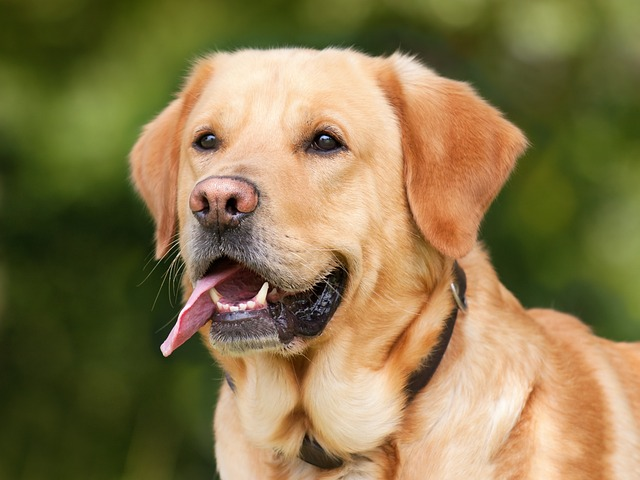
#> input picture All_data_sets/dataset/dog_4.jpg, 640 x 480 px; its folder holds 4 pictures in this run
$ jupyter execute practice_opencv_1.ipynb
#> lines starting #> are read from the running program, lines starting #| are printed output that depends on the picture; after the words box and inside, x2 and y2 are one past the last pixel; in counts of white or black regions, pixels touching at a corner belong together
[cell 1]
import numpy as np
import os
import cv2

import matplotlib.pyplot as plt

import warnings
warnings.filterwarnings('ignore')

[cell 2]
root_dir = '../All_data_sets/dataset'

[cell 3]
os.listdir(root_dir)

[cell 4]
image_list = os.listdir(root_dir)[1:]

image_list

[cell 5]
image = cv2.imread( os.path.join( root_dir , image_list[2] ) )
#> image is the input picture: shape (480, 640, 3); mean B, G, R 76.1, 119.6, 136.3

[cell 6]
def displayImage( src ):
    plt.title('pichuka')
    plt.imshow(src)
    plt.axis(False)
    plt.show()

displayImage(image)

[cell 7]
image.shape
#> Out = (480, 640, 3)

[cell 8]
reshaped_image = cv2.resize( image , (150,150) )
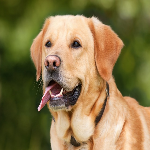
#> reshaped_image: shape (150, 150, 3); mean B, G, R 76, 119.5, 136.2

displayImage(reshaped_image)

[cell 9]
displayImage(reshaped_image[50:100 , 70:130])
#> in displayImage (call 3), `plt.show()`:
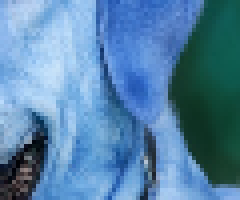
#> shown: shape (50, 60, 3) (shown 4 times larger); mean R, G, B 86.2, 132, 169.3

[cell 10]
image

[cell 11]
image.shape
#> Out = (480, 640, 3)

[cell 12]
image.shape[0]*image.shape[1]*image.shape[2]
#> Out = 921600

### flatten the array(1-D array)

[cell 13]
image_faltten = image.flatten()

image_faltten.shape
#> Out = (921600,)

[cell 14]
image_faltten

[cell 15]
ravel = image.ravel()

ravel

[cell 16]
ravel.shape
#> Out = (921600,)

[cell 17]
gray_image = cv2.cvtColor( image , cv2.COLOR_BGR2GRAY )
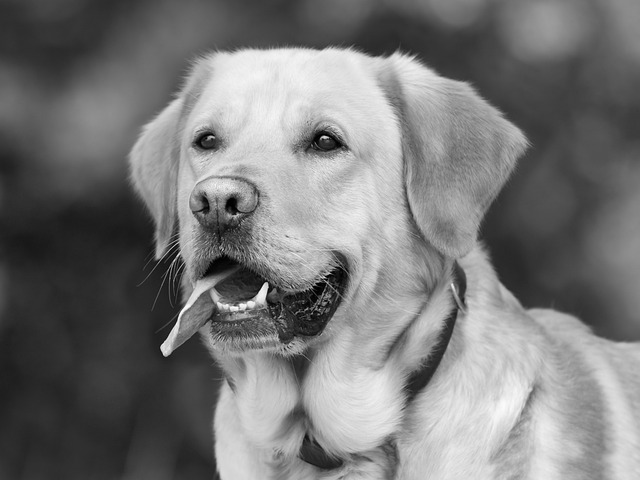
#> gray_image: shape (480, 640); min 0, max 252, mean 119.7

displayImage(gray_image)

[cell 18]
_,image_thresold = cv2.threshold( gray_image , 120 , 255 ,cv2.THRESH_BINARY)
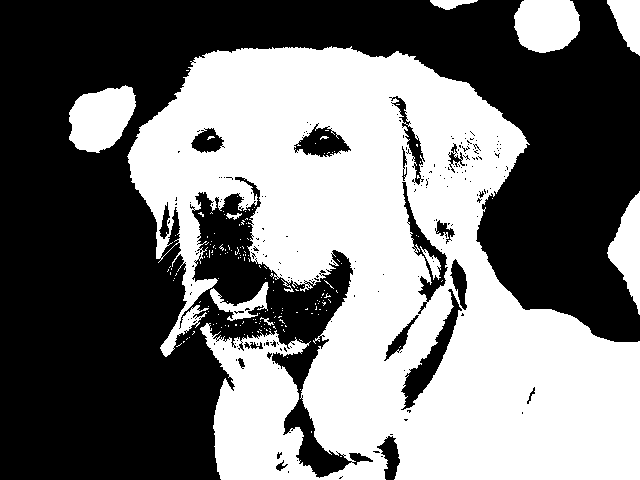
#> image_thresold: shape (480, 640); 46.6% white; 172 white regions (161 under 20 px), largest, box (x1, y1, x2, y2) and area: (127, 46, 640, 480) 131903, (69, 85, 136, 153) 3260, (514, 0, 580, 53) 2898

displayImage(image_thresold)

[cell 19]
displayImage(cv2.cvtColor(image_thresold,cv2.COLOR_GRAY2RGB ))

[cell 20]
image_edge = cv2.Canny( gray_image , 100,255 )
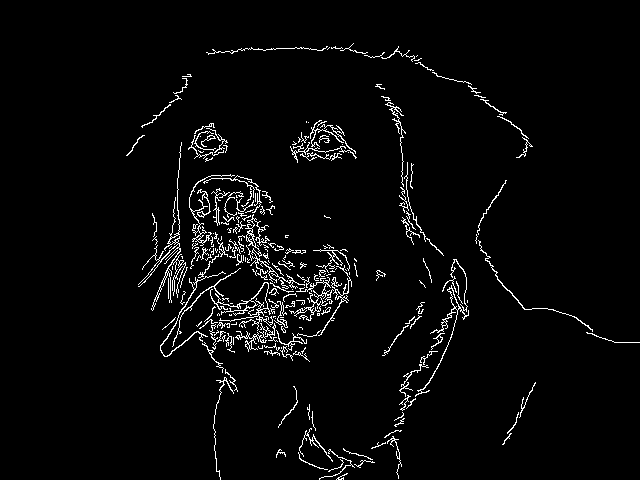
#> image_edge: shape (480, 640); 3.3% white in thin lines or dots, all inside (x1, y1, x2, y2) = (126, 43, 640, 480)
displayImage( image_edge )

[cell 21]
displayImage(cv2.cvtColor(image_edge,cv2.COLOR_GRAY2RGB ))

[cell 22]
image_dilate = cv2.dilate( image_edge , np.ones( (5,5) , dtype=np.int8 ) )
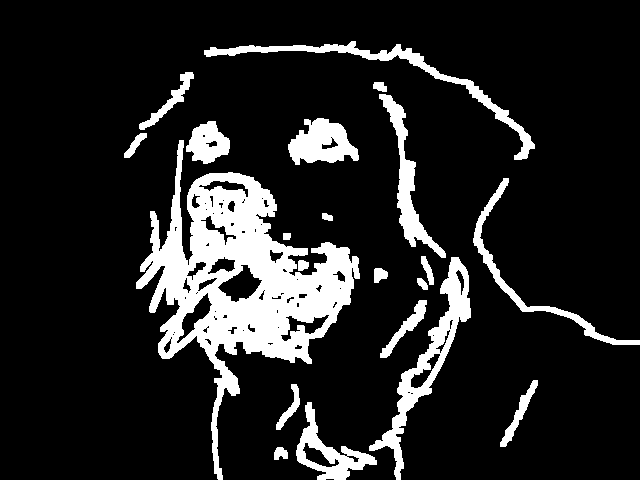
#> image_dilate: shape (480, 640); 14.1% white; 21 white regions, largest, box (x1, y1, x2, y2) and area: (136, 140, 360, 480) 23535, (369, 257, 471, 480) 4055, (204, 41, 535, 160) 2930

displayImage(cv2.cvtColor(image_dilate,cv2.COLOR_GRAY2RGB ))
# displayImage(image_dilate)
